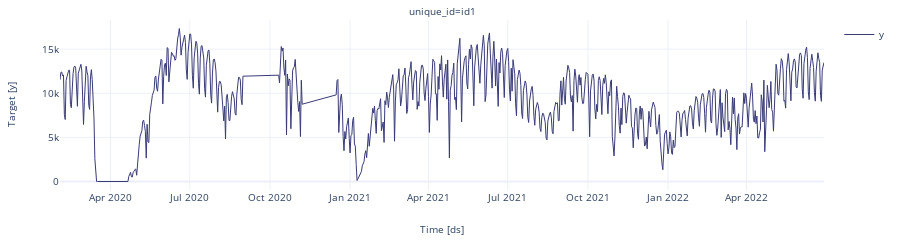

Notebook source saved alongside this figure:
### Markdown cell above
Note that there are two gaps in the data: from September 1, 2020, to October 10, 2020, and from November 8, 2020, to December 15, 2020. To better visualize these gaps, you can use the `max_insample_length` argument of the `plot` method or you can simply zoom in on the plot.

### Code cell
nixtla_client.plot(train_df_gaps, max_insample_length=800, engine='plotly')

### Figure 1 — Plotly figure (JSON) as saved in the notebook; plotly's stock layout.template omitted (floating-point values rounded to 4 significant figures; data arrays with more than 128 entries replaced by an {"elided": "..."} marker saying what was removed)
{"data": [{"legendgroup": "y", "line": {"color": "#393b79", "width": 1}, "mode": "lines", "name": "y", "showlegend": true, "type": "scatter", "x": {"elided": "800 str values"}, "xaxis": "x", "y": {"elided": "800 int values"}, "yaxis": "y"}], "layout": {"annotations": [{"font": {"size": 10}, "showarrow": false, "text": "unique_id=id1", "x": 0.5, "xanchor": "center", "xref": "paper", "y": 1, "yanchor": "bottom", "yref": "paper"}, {"font": {"size": 10}, "showarrow": false, "text": "Time [ds]", "x": 0.5, "xanchor": "center", "xref": "paper", "y": 0, "yanchor": "top", "yref": "paper", "yshift": -30}, {"font": {"size": 10}, "showarrow": false, "text": "Target [y]", "textangle": -90, "x": 0, "xanchor": "right", "xref": "paper", "xshift": -40, "y": 0.5, "yanchor": "middle", "yref": "paper"}], "autosize": true, "font": {"size": 10}, "height": 200, "margin": {"b": 50, "l": 60, "r": 10, "t": 20}, "xaxis": {"anchor": "y", "domain": [0, 1], "showticklabels": true, "visible": true}, "yaxis": {"anchor": "x", "domain": [0, 1]}}}
